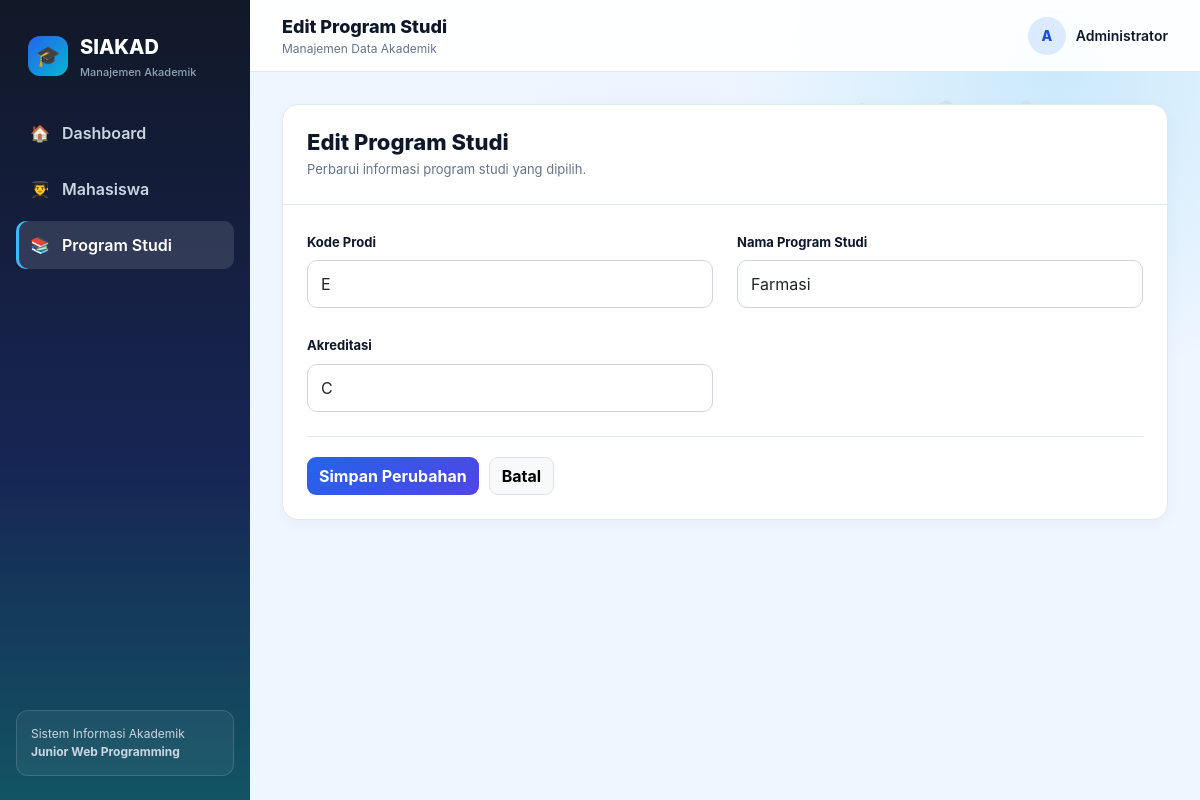
Screenshot of /edit_prodi.php?kode=E with the database file from the repository.
### tables this page shows
CREATE TABLE `program_studi` (
  `kode_prodi` varchar(2) NOT NULL,
  `nama_prodi` varchar(30) NOT NULL,
  `akreditasi` varchar(1) NOT NULL
);

### edit_prodi.php (the view, shortened to what this page needs)
<?php
include 'koneksi.php';
$kode_to_edit = $_GET['kode'];
$query_prodi = "SELECT * FROM program_studi WHERE kode_prodi = ?";
$stmt_prodi = mysqli_prepare($koneksi, $query_prodi);
mysqli_stmt_bind_param($stmt_prodi, "s", $kode_to_edit);
mysqli_stmt_execute($stmt_prodi);
$result_prodi = mysqli_stmt_get_result($stmt_prodi);
$prodi = mysqli_fetch_assoc($result_prodi);
?>
<!DOCTYPE html><html lang="id"><head><meta charset="UTF-8"><meta name="viewport" content="width=device-width, initial-scale=1.0"><title>Edit Program Studi | SIAKAD</title><link href="https://cdn.jsdelivr.net/npm/bootstrap@5.3.3/dist/css/bootstrap.min.css" rel="stylesheet"><link href="assets/style.css" rel="stylesheet"></head><body><div class="app-shell"><aside class="sidebar"><div class="brand"><div class="brand-icon">🎓</div><div>SIAKAD<small>Manajemen Akademik</small></div></div><nav class="nav-menu"><a class="nav-link-custom" href="index.php">🏠 <span>Dashboard</span></a><a class="nav-link-custom" href="index.php#mahasiswa-tab-pane">👨‍🎓 <span>Mahasiswa</span></a><a class="nav-link-custom active" href="index.php#prodi-tab-pane">📚 <span>Program Studi</span></a></nav><div class="sidebar-footer">Sistem Informasi Akademik<br><strong>Junior Web Programming</strong></div></aside><main class="main"><header class="topbar"><div><div class="page-title">Edit Program Studi</div><div class="page-subtitle">Manajemen Data Akademik</div></div><div class="user-chip"><div class="avatar">A</div><span>Administrator</span></div></header><section class="content"><div class="form-page"><div class="form-card"><div class="form-head"><h2>Edit Program Studi</h2><p>Perbarui informasi program studi yang dipilih.</p></div><div class="form-body"><form action="edit_prodi.php" method="POST"><div class="row g-4"><div class="col-md-6"><label class="form-label">Kode Prodi</label><input type="text" class="form-control" name="kode_prodi" maxlength="2" value="<?php echo htmlspecialchars($prodi['kode_prodi'] ?? ''); ?>" readonly required></div><div class="col-md-6"><label class="form-label">Nama Program Studi</label><input type="text" class="form-control" name="nama_prodi" value="<?php echo htmlspecialchars($prodi['nama_prodi'] ?? ''); ?>" required></div><div class="col-md-6"><label class="form-label">Akreditasi</label><input type="text" class="form-control" name="akreditasi" maxlength="1" value="<?php echo htmlspecialchars($prodi['akreditasi'] ?? ''); ?>" required></div></div><div class="form-actions"><button type="submit" class="btn btn-primary">Simpan Perubahan</button><a href="index.php" class="btn btn-light border">Batal</a></div></form></div></div></div></section></main></div></body></html>

### assets/style.css (style rules this page uses)
:root { --primary:#2563eb;--primary-dark:#1d4ed8;--sidebar:#0f172a;--bg:#f1f5f9;--text:#0f172a;--muted:#64748b;--border:#e2e8f0;--success:#16a34a;--danger:#dc2626;--warning:#d97706 }
* { box-sizing:border-box }
body { margin:0;background:var(--bg);color:var(--text);font-family:Inter,system-ui,-apple-system,"Segoe UI",sans-serif }
.app-shell { min-height:100vh;display:flex }
.sidebar { width:250px;background:var(--sidebar);color:#fff;padding:24px 16px;position:fixed;inset:0 auto 0 0;z-index:1000 }
.brand { display:flex;align-items:center;gap:12px;padding:8px 12px 28px;font-weight:800;font-size:20px }
.brand-icon { width:40px;height:40px;border-radius:12px;background:#2563eb;display:grid;place-items:center;font-size:20px }
.brand small { display:block;color:#94a3b8;font-size:11px;font-weight:500;margin-top:2px }
.nav-menu { display:grid;gap:8px }
.nav-link-custom { display:flex;align-items:center;gap:12px;color:#cbd5e1;text-decoration:none;padding:12px 14px;border-radius:10px;font-weight:600 }
.nav-link-custom:hover,.nav-link-custom.active { background:#1e293b;color:#fff }
.sidebar-footer { position:absolute;bottom:24px;left:16px;right:16px;padding:14px;border:1px solid #334155;border-radius:12px;color:#cbd5e1;font-size:12px }
.main { margin-left:250px;width:calc(100% - 250px);min-width:0 }
.topbar { height:72px;background:#fff;border-bottom:1px solid var(--border);display:flex;align-items:center;justify-content:space-between;padding:0 32px;position:sticky;top:0;z-index:900 }
.page-title { font-size:18px;font-weight:800 }
.page-subtitle { font-size:12px;color:var(--muted) }
.user-chip { display:flex;align-items:center;gap:10px;font-weight:600;font-size:14px }
.avatar { width:38px;height:38px;border-radius:50%;background:#dbeafe;color:#1d4ed8;display:grid;place-items:center;font-weight:800 }
.content { padding:32px }
.btn { border-radius:9px;font-weight:700 }
.btn-primary { background:var(--primary);border-color:var(--primary) }
.form-page { max-width:900px;margin:0 auto }
.form-card { background:#fff;border:1px solid var(--border);border-radius:16px;box-shadow:0 4px 16px rgba(15,23,42,.04);overflow:hidden }
.form-head { padding:24px;border-bottom:1px solid var(--border) }
.form-head h2 { font-size:22px;font-weight:800;margin:0 0 5px }
.form-head p { color:var(--muted);margin:0;font-size:13px }
.form-body { padding:24px }
.form-label { font-weight:700;font-size:13px }
.form-control,.form-select { border-radius:10px;padding:11px 13px;border-color:#cbd5e1 }
.form-actions { display:flex;gap:10px;margin-top:24px;padding-top:20px;border-top:1px solid var(--border) }
body:has(.app-shell) { background:#eef6ff; background-image: radial-gradient(circle at 88% 8%, rgba(14,165,233,.16) 0, rgba(14,165,233,0) 25%), radial-gradient(circle at 55% 35%, rgba(99,102,241,.08) 0, rgba(99,102,241,0) 28%); }
.main { position:relative;overflow:hidden }
.main::before { content:"🎓 📚 ✏️ 💻";position:absolute;right:35px;top:92px;font-size:34px;letter-spacing:18px;opacity:.07;pointer-events:none;white-space:nowrap }
.topbar { background:rgba(255,255,255,.92);backdrop-filter:blur(12px) }
.content { position:relative }
.btn-primary { background:linear-gradient(135deg,#2563eb,#4f46e5);border:0 }
.sidebar { background:linear-gradient(180deg,#111827 0%,#172554 58%,#0f766e 130%) }
.brand-icon { background:linear-gradient(135deg,#2563eb,#06b6d4) }
.nav-link-custom:hover,.nav-link-custom.active { background:rgba(255,255,255,.12);box-shadow:inset 3px 0 #38bdf8 }
.sidebar-footer { background:rgba(255,255,255,.05);border-color:rgba(255,255,255,.14) }

### rows the page displays
program_studi: kode_prodi "E", nama_prodi "Farmasi", akreditasi "C"
